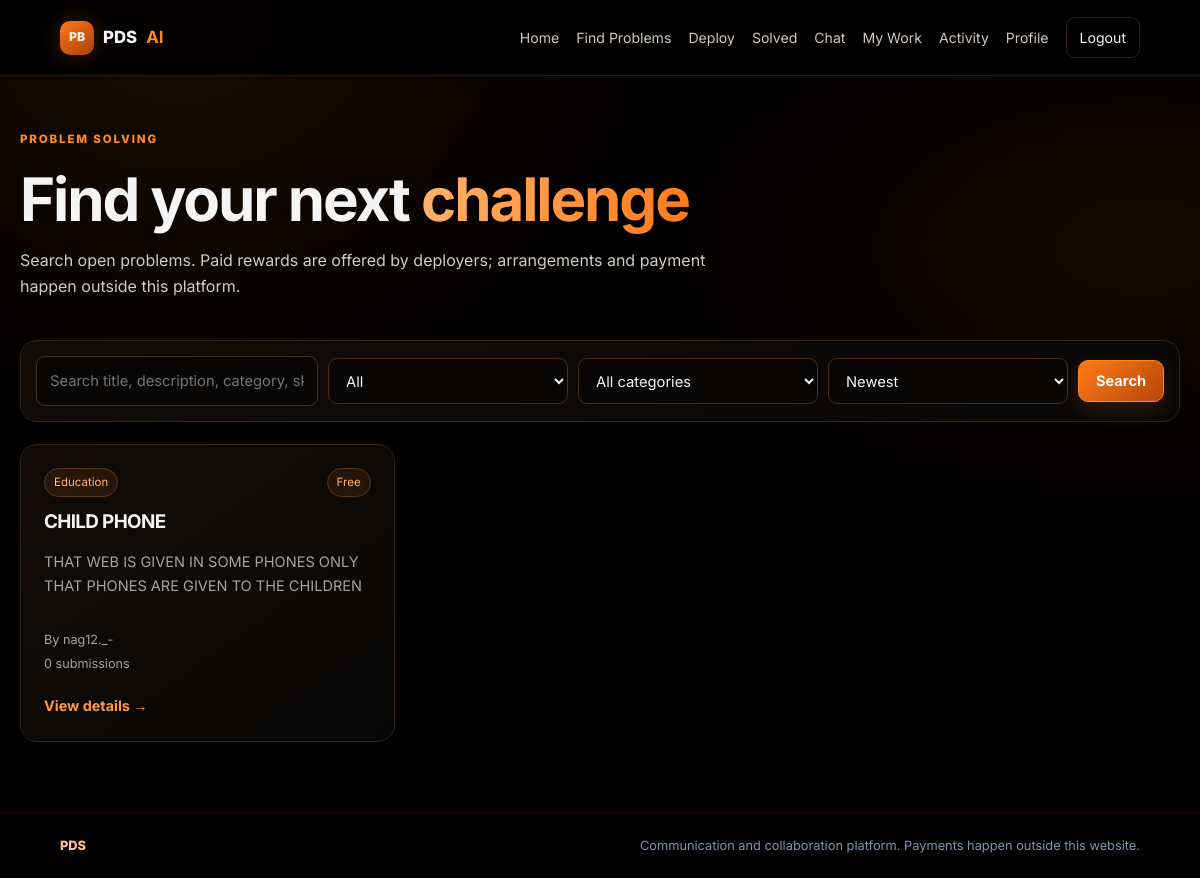
The app's page /dashboard (signed in) with its own data.
### tables this page shows
CREATE TABLE problems(
      id INTEGER PRIMARY KEY AUTOINCREMENT, public_id TEXT UNIQUE NOT NULL,
      user_id INTEGER NOT NULL REFERENCES users(id), title TEXT NOT NULL,
      statement TEXT NOT NULL, description TEXT NOT NULL, category TEXT NOT NULL,
      requirements TEXT DEFAULT '', expected_result TEXT DEFAULT '', skills TEXT DEFAULT '',
      instructions TEXT DEFAULT '', problem_type TEXT NOT NULL CHECK(problem_type IN ('Free','Paid')),
      reward REAL, deadline TEXT, duration TEXT DEFAULT '', deliverables TEXT DEFAULT '',
      acceptance_criteria TEXT DEFAULT '', attachment_name TEXT, attachment_key TEXT,
      status TEXT NOT NULL DEFAULT 'Open', views INTEGER NOT NULL DEFAULT 0,
      created_at TEXT NOT NULL, accepted_solution_id INTEGER
    );

CREATE TABLE users(
      id INTEGER PRIMARY KEY AUTOINCREMENT, username TEXT UNIQUE NOT NULL,
      password_hash TEXT NOT NULL, bio TEXT DEFAULT '', created_at TEXT NOT NULL
    );

### app.py (the view)
@app.get("/dashboard")
@login_required
def dashboard():
    q = request.args.get("q","").strip()[:100]
    kind = request.args.get("type","All")
    category = request.args.get("category","")
    sort = request.args.get("sort","newest")
    sql = """SELECT p.*,u.username AS deployer_name,
      (SELECT COUNT(*) FROM solutions s WHERE s.problem_id=p.id) AS solution_count
      FROM problems p JOIN users u ON u.id=p.user_id WHERE p.status='Open'"""
    params=[]
    if kind in ("Free","Paid"): sql += " AND p.problem_type=?"; params.append(kind)
    if category in CATEGORIES: sql += " AND p.category=?"; params.append(category)
    if q:
        sql += " AND (p.title LIKE ? OR p.statement LIKE ? OR p.description LIKE ? OR p.category LIKE ? OR p.skills LIKE ?)"
        params += [f"%{q}%"]*5
    order = {"newest":"p.created_at DESC","oldest":"p.created_at ASC","views":"p.views DESC","reward":"p.reward DESC","deadline":"p.deadline ASC"}.get(sort,"p.created_at DESC")
    if sort in ("reward","deadline") and kind != "Paid": order="p.created_at DESC"
    sql += " ORDER BY " + order
    rows=db().execute(sql,params).fetchall()
    return render_template("dashboard.html", problems=rows, q=q, kind=kind, category=category, sort=sort)

### app.py (called while the page is built)
def db():
    if "db" not in g:
        g.db = sqlite3.connect(DB_PATH)
        g.db.row_factory = sqlite3.Row
        g.db.execute("PRAGMA foreign_keys = ON")
    return g.db

def current_user():
    uid = session.get("user_id")
    if not uid: return None
    return db().execute("SELECT id, username, bio FROM users WHERE id=?", (uid,)).fetchone()

@app.context_processor
def inject_user():
    return {"current_user": current_user(), "categories": CATEGORIES}

def login_required(fn):
    @wraps(fn)
    def wrapper(*args, **kwargs):
        if not current_user():
            flash("Please log in to continue.", "error")
            return redirect(url_for("auth", next=request.path))
        return fn(*args, **kwargs)
    return wrapper

def csrf_token():
    if "_csrf" not in session: session["_csrf"] = secrets.token_urlsafe(32)
    return session["_csrf"]

@app.before_request
def csrf_protect():
    if request.method == "POST":
        sent = request.form.get("_csrf", "")
        expected = session.get("_csrf", "")
        if not expected or not secrets.compare_digest(sent, expected):
            abort(400, "Invalid or expired form token. Refresh the page and try again.")

@app.context_processor
def inject_csrf():
    return {"csrf_token": csrf_token}

### templates/dashboard.html (shortened to what this page needs)
{% extends "base.html" %}{% block title %}Explore Problems{% endblock %}{% block content %}
<section class="page-heading"><span class="eyebrow">PROBLEM SOLVING</span><h1>Find your next <span class="gradient-text">challenge</span></h1><p>Search open problems. Paid rewards are offered by deployers; arrangements and payment happen outside this platform.</p></section>
<form class="filter-panel" method="get"><input name="q" value="{{ q }}" placeholder="Search title, description, category, skills"><select name="type"><option {% if kind=='All' %}selected{% endif %}>All</option></select><select name="category"><option value="">All categories</option></select><select name="sort"><option value="newest" {% if sort=='newest' %}selected{% endif %}>Newest</option></select><button class="button" type="submit">Search</button></form>
{% if problems %}<div class="problem-grid">{% for p in problems %}<article class="problem-card"><div class="card-top"><span class="tag">{{ p.category }}</span><span class="status">{{ p.problem_type }}</span></div><h3>{{ p.title }}</h3><p>{{ p.description|truncate(180) }}</p><div class="card-meta"><span>By {{ p.deployer_name }}</span><span>{{ p.solution_count }} submissions</span></div>{% if p.problem_type=='Paid' %}<div class="reward-line">Reward offered: ₹{{ '%.2f'|format(p.reward) }}</div><div class="muted small">Deadline: {{ p.deadline or 'Not specified' }}</div>{% endif %}<a class="text-link" href="{{ url_for('detail',problem_id=p.id) }}">View details →</a></article>{% endfor %}</div>{% else %}<div class="empty-state"><h3>No matching problems</h3><p>Try a different search or category.</p></div>{% endif %}{% endblock %}

### static/style.css (style rules this page uses)
:root { --bg:#000000;--surface:#0b0b0b;--surface2:#14100d;--line:#342015;--text:#f5f5f5;--muted:#aaa29c;--blue:#ff7a1a;--cyan:#ff8a24;--glow:rgba(255,122,26,.24);--green:#ffb45c;--red:#ff7c8a }
* { box-sizing:border-box }
html { min-height:100%;background:var(--bg) }
body { margin:0;color:var(--text);font-family:Inter,system-ui,sans-serif;line-height:1.65;background:radial-gradient(ellipse at 15% 0%,rgba(255,112,20,.10),transparent 35%),radial-gradient(ellipse at 95% 28%,rgba(255,122,26,.07),transparent 32%),var(--bg);min-height:100vh }
a { color:inherit;text-decoration:none }
p { color:#d4cbc3;margin:.5rem 0 1rem }
h1,h2,h3 { line-height:1.2;letter-spacing:-.035em;margin-top:0 }
h1 { font-size:clamp(2.2rem,5vw,4rem) }
h3 { font-size:1.18rem }
.eyebrow { display:inline-block;color:var(--cyan);font-size:.72rem;font-weight:800;letter-spacing:.16em;margin-bottom:14px }
.gradient-text { background:linear-gradient(100deg,#ffb36b,#ff7a1a);-webkit-background-clip:text;background-clip:text;color:transparent }
.button { display:inline-flex;align-items:center;justify-content:center;gap:8px;border:1px solid #ff8a24;border-radius:10px;padding:11px 17px;color:#fff;font-weight:700;font-size:.91rem;background:linear-gradient(135deg,#ff7a1a,#b74709);box-shadow:0 8px 24px rgba(255,122,26,.18);cursor:pointer;font-family:inherit;transition:transform .18s,border-color .18s }
.home-options,.problem-grid { display:grid;grid-template-columns:repeat(3,minmax(0,1fr));gap:18px }
.home-card,.problem-card,.panel,.filter-panel,.chat-panel { border:1px solid var(--line);border-radius:17px;background:linear-gradient(145deg,rgba(18,12,8,.97),rgba(7,7,7,.98));padding:23px;min-width:0 }
.home-card p,.problem-card p { font-size:.91rem;color:var(--muted) }
.home-link,.text-link { color:#ff9a43;font-weight:700;font-size:.9rem }
.problem-card { display:flex;flex-direction:column;gap:8px }
.problem-card h3 { margin:6px 0 0 }
.problem-card .text-link { margin-top:auto;padding-top:12px }
.card-top { display:flex;flex-wrap:wrap;align-items:center;justify-content:space-between;gap:8px }
.tag,.status { display:inline-flex;border:1px solid #59351f;border-radius:99px;padding:4px 9px;font-size:.72rem;color:#ffb875;background:rgba(255,122,26,.10) }
.card-meta { display:flex;flex-direction:column;gap:3px;color:var(--muted);font-size:.79rem;padding-top:8px }
.page-heading { padding:18px 0 24px }
.page-heading h1 { margin:0 0 12px }
.page-heading p { max-width:740px }
.filter-panel { display:flex;flex-wrap:wrap;align-items:center;gap:10px;margin-bottom:22px;padding:15px }
.filter-panel input { flex:1;min-width:200px }
.filter-panel select { max-width:240px }
input,textarea,select { width:100%;border:1px solid #4a2b19;background:#080604;color:var(--text);border-radius:9px;padding:12px 13px;font:inherit;font-size:.92rem;outline:none }

### records on screen
problems: category "Education", problem_type "Free", title "CHILD PHONE", description "THAT WEB IS GIVEN IN SOME PHONES ONLY THAT PHONES ARE GIVEN TO THE CHILDREN", deployer_name "nag12._-", solution_count "0"
